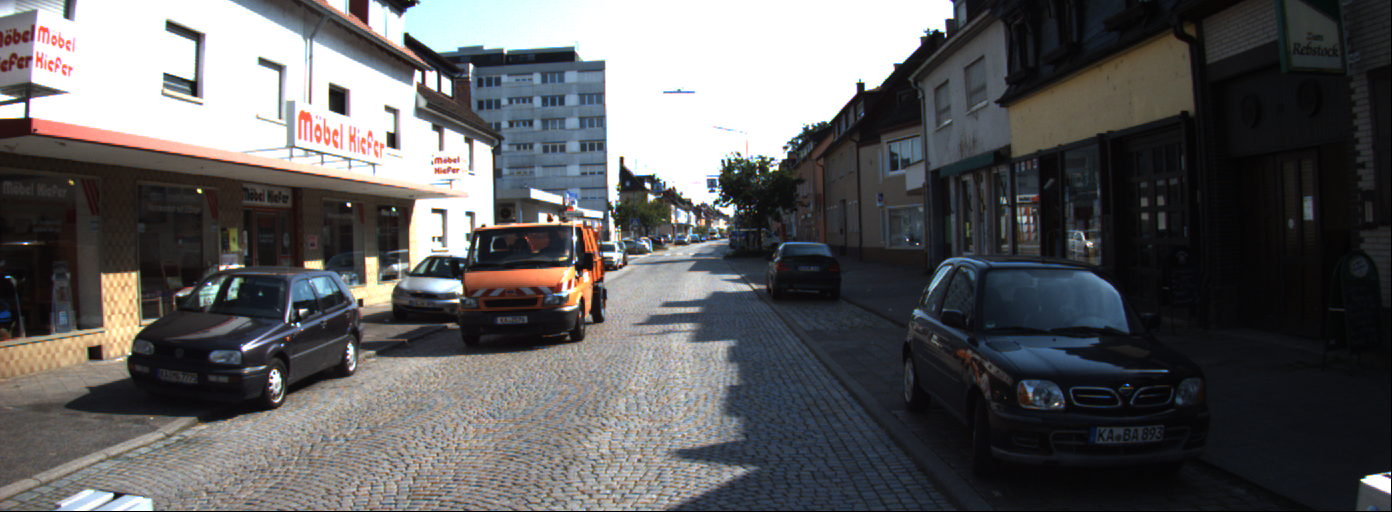
#> input picture KITTI-Dataset/2011_09_26_drive_0048/unsync_unrect/image_02/data/0000000002.png, 1392 x 512 px; its folder holds only this picture in this run; the run also reads 1 picture not shown here
$ python main.py
#> lines starting #> are read from the running program, lines starting #| are printed output that depends on the picture
### undistort_image.py
import numpy as np
import cv2 as cv

def undistort_image(file_name, distorted_image, intrinsic_parameters, distortion_parameters, lr):
    height = distorted_image.shape[0]
    width = distorted_image.shape[1]
    clean_image = np.zeros_like(distorted_image)

    fx = intrinsic_parameters['fx']
    cx = intrinsic_parameters['cx']
    fy = intrinsic_parameters['fy']
    cy = intrinsic_parameters['cy']

    k1 = distortion_parameters['k1']
    k2 = distortion_parameters['k2']
    k3 = distortion_parameters['k3']
    p1 = distortion_parameters['p1']
    p2 = distortion_parameters['p2']

    for y in range(height):
        for x in range(width):
            y_nu = (y-cy)/fy
            x_nu = (x-cx)/fx

            ru2 = x_nu*x_nu + y_nu*y_nu
            radial_d = 1 + k1*ru2 + k2*ru2*ru2 + k3*ru2*ru2*ru2

            x_nd = radial_d*x_nu + 2*p1*x_nu*y_nu + p2*(ru2 + 2*x_nu*x_nu)
            y_nd = radial_d*y_nu + p1*(ru2 + 2*y_nu*y_nu) + 2*p2*x_nu*y_nu

            x_pd = fx*x_nd + cx
            y_pd = fy*y_nd + cy

            x_pd = int(x_pd)
            y_pd = int(y_pd)
            clean_image[y, x] = distorted_image[y_pd, x_pd]

    if lr.lower() == 'left':
        cv.imwrite('./left_results/{}'.format(file_name), clean_image)
    elif lr.lower() == 'right':
        cv.imwrite('./right_results/{}'.format(file_name), clean_image)
    elif lr.lower() == 'calibration_left':
        cv.imwrite('./calibration_left_{}'.format(file_name), clean_image)
    elif lr.lower() == 'calibration_right':
        cv.imwrite('./calibration_right_{}'.format(file_name), clean_image)

### get_correspondence_points.py
import cv2 as cv
import numpy as np

def calibration(calib_image):
    checkerboard = (7, 11)
    criteria = (cv.TERM_CRITERIA_EPS + cv.TERM_CRITERIA_MAX_ITER, 30, 0.001)
    objpoints = []
    imgpoints = []
    objp = np.zeros((checkerboard[0] * checkerboard[1], 3), np.float32)
    objp[:,:2] = np.mgrid[0:checkerboard[0], 0:checkerboard[1]].T.reshape(-1, 2)
    ret, corners = cv.findChessboardCorners(calib_image, checkerboard, cv.CALIB_CB_ADAPTIVE_THRESH + cv.CALIB_CB_FAST_CHECK + cv.CALIB_CB_NORMALIZE_IMAGE)
    if ret == True:
        objpoints.append(objp)
        imgpoints.append(corners)
        img = cv.drawChessboardCorners(calib_image, checkerboard, corners, ret)
    height = calib_image.shape[0]
    width = calib_image.shape[1]
    ret, intrinsic_parameters, distortion_parameters, rotation_vectors, translation_vectors = cv.calibrateCamera(objpoints, imgpoints, [height, width], cameraMatrix=None, distCoeffs=None)

    return intrinsic_parameters, distortion_parameters, rotation_vectors, translation_vectors

def feature_matching(left_image, right_image):
    detector = cv.ORB_create()
    kp1, desc1 = detector.detectAndCompute(left_image, None)
    kp2, desc2 = detector.detectAndCompute(right_image, None)
    matcher = cv.BFMatcher(cv.NORM_HAMMING, crossCheck=True)
    matches = matcher.match(desc1, desc2)
    matches = sorted(matches, key=lambda x:x.distance)
    src_pts = np.float32([kp1[m.queryIdx].pt for m in matches])
    dst_pts = np.float32([kp2[m.trainIdx].pt for m in matches])

    return src_pts, dst_pts

### main.py
import os
import cv2 as cv
from undistort_image import undistort_image
from get_correspondence_points import calibration, feature_matching
from get_F_matrix import get_F_matrix
from get_E_matrix import get_E_matrix
from decomp_E_matrix import decomp_E_matrix
from estimate_Rrect import estimate_Rrect
from rectify_image import rectify_image
from get_disparity_map import get_disparity_map

left_image_folder_path = 'KITTI-Dataset/2011_09_26_drive_0048/unsync_unrect/image_02/data'
right_image_folder_path = 'KITTI-Dataset/2011_09_26_drive_0048/unsync_unrect/image_03/data'

distorted_list = sorted([file for file in os.listdir(left_image_folder_path)])

left_intrinsic_parameters = {'fx': 9.597910e+02, 'cx': 6.960217e+02, 'fy': 9.569251e+02, 'cy': 2.241806e+02}
left_distortion_parameters = {'k1': -3.691481e-01, 'k2': 1.968681e-01, 'p1': 1.353473e-03, 'p2': 5.677587e-04, 'k3': -6.770705e-02}

right_intrinsic_parameters = {'fx': 9.037596e+02, 'cx': 6.957519e+02, 'fy': 9.019653e+02, 'cy': 2.242509e+02}
right_distortion_parameters = {'k1': -3.639558e-01, 'k2': 1.788651e-01, 'p1': 6.029694e-04, 'p2': -3.922424e-04, 'k3': -5.382460e-02}

if not os.path.exists('left_results'):
    os.makedirs('left_results')
if not os.path.exists('right_results'):
    os.makedirs('right_results')
if not os.path.exists('left_rectified_results'):
    os.makedirs('left_rectified_results')
if not os.path.exists('right_rectified_results'):
    os.makedirs('right_rectified_results')

for file_name in distorted_list:
    left_distorted_image = cv.imread(os.path.join(left_image_folder_path, file_name))
#> left_distorted_image is the input picture: shape (512, 1392, 3); mean B, G, R 94.2, 93.2, 93.7
    right_distorted_image = cv.imread(os.path.join(right_image_folder_path, file_name))

    undistort_image(file_name, left_distorted_image, left_intrinsic_parameters, left_distortion_parameters, 'left')

    undistort_image(file_name, right_distorted_image, right_intrinsic_parameters, right_distortion_parameters, 'right')
#> call 2 of undistort_image, with file_name = '0000000002.png', lr = 'right'
#> after the loop in undistort_image (call 2), `for y in range(height):`:
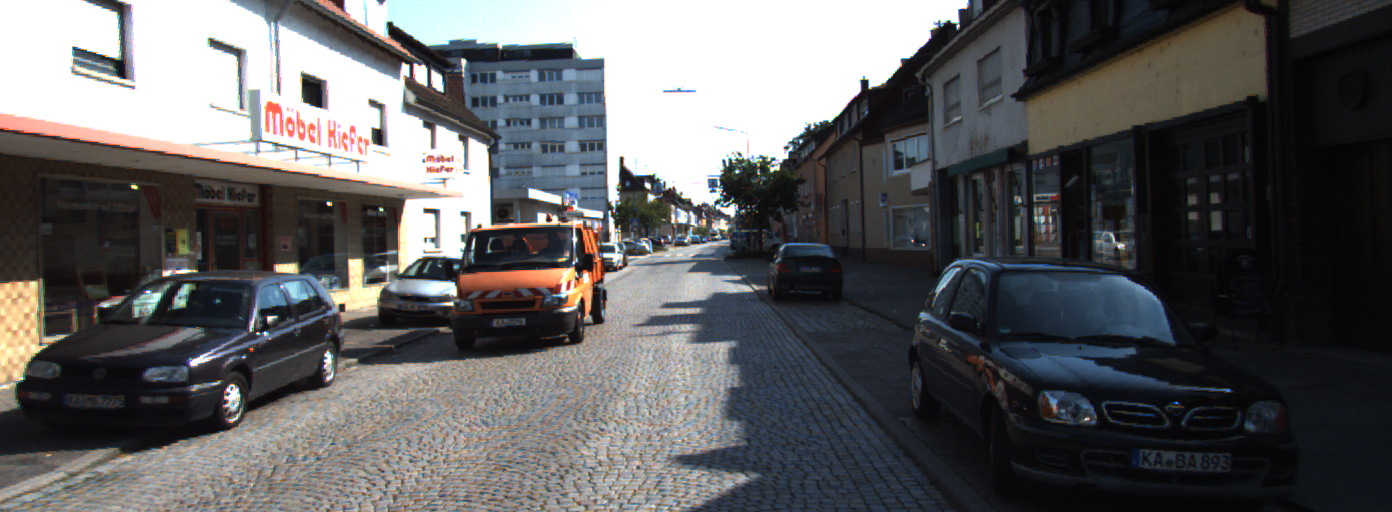
#> clean_image: shape (512, 1392, 3); mean B, G, R 95.4, 94.4, 94.5

    left_calibration_image = cv.imread('KITTI-Dataset/2011_09_26_drive_0048/calibration/image_02/data/0000000000.png')
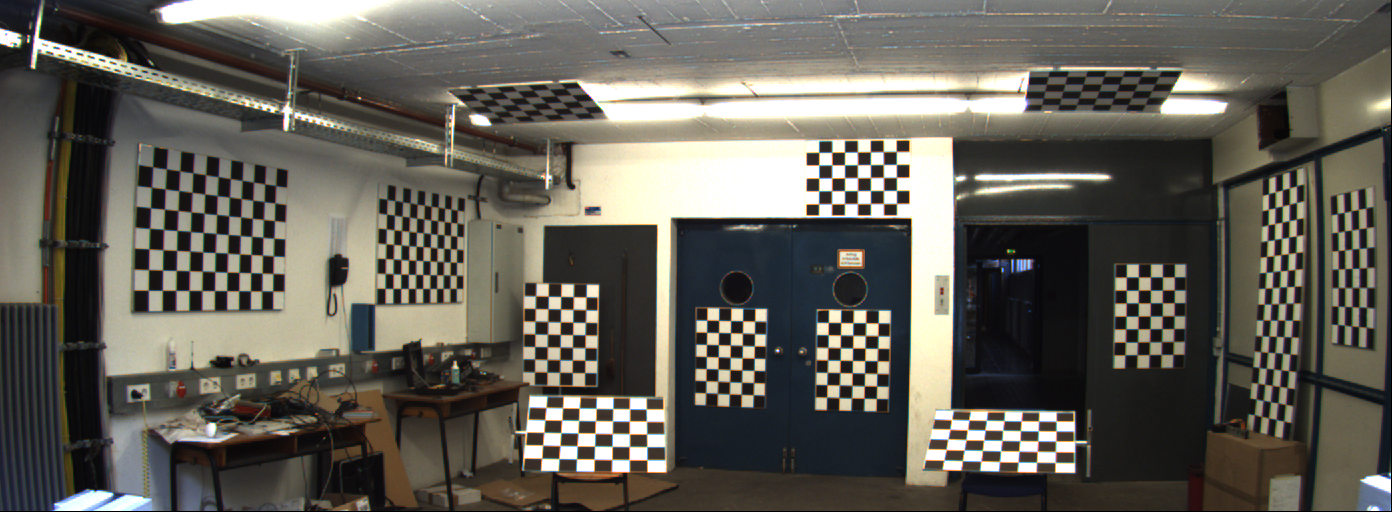
#> input picture KITTI-Dataset/2011_09_26_drive_0048/calibration/image_02/data/0000000000.png, 1392 x 512 px
#> left_calibration_image is the input picture: shape (512, 1392, 3); mean B, G, R 87.8, 96, 98.8
    undistort_image('0000000000.png', left_calibration_image, left_intrinsic_parameters, left_distortion_parameters, 'calibration_left')
#> call 3 of undistort_image, with file_name = '0000000000.png', lr = 'calibration_left'
#> after the loop in undistort_image (call 3), `for y in range(height):`:
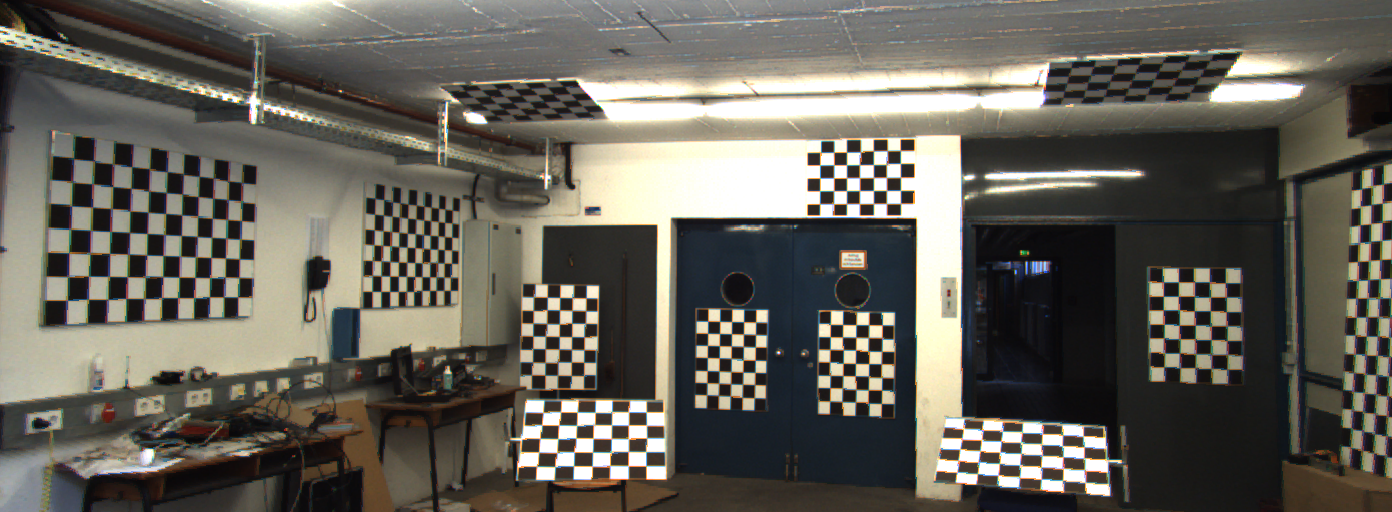
#> clean_image: shape (512, 1392, 3); mean B, G, R 89.9, 98.5, 101.5
    intrinsic_parameters_L, distortion_parameters_L, rotation_vectors_L, translation_vectors_L = calibration(left_calibration_image)
#> in calibration, `ret, corners = cv.findChessboardCorners(calib_image, checkerboard, cv...`: ret = True; corners = 77 rows, first 8: [385, 288.5], [385.4, 273.6], [385.5, 258.6], [386.2, 244.1], [386.4, 228.7], [386.7, 214.3], [386.9, 199.4], [393, 288.4]
#> in calibration, `ret, intrinsic_parameters, distortion_parameters, rotation_vectors, tr..`: ret = 0.792; intrinsic_parameters = [[927.1, 0, 245.9], [0, 2827.8, 701], [0, 0, 1]]; distortion_parameters = [[-0.031, -3.32, -0.282, -0.176, -22.94]]; rotation_vectors = ([-0.834, -0.622, -1.3],); translation_vectors = ([15.8, -13.6, 102.2],)
#> intrinsic_parameters_L = [[927.1, 0, 245.9], [0, 2827.8, 701], [0, 0, 1]]; distortion_parameters_L = [[-0.031, -3.32, -0.282, -0.176, -22.94]]; rotation_vectors_L = ([-0.834, -0.622, -1.3],); translation_vectors_L = ([15.8, -13.6, 102.2],)

    right_calibration_image = cv.imread('KITTI-Dataset/2011_09_26_drive_0048/calibration/image_03/data/0000000000.png')
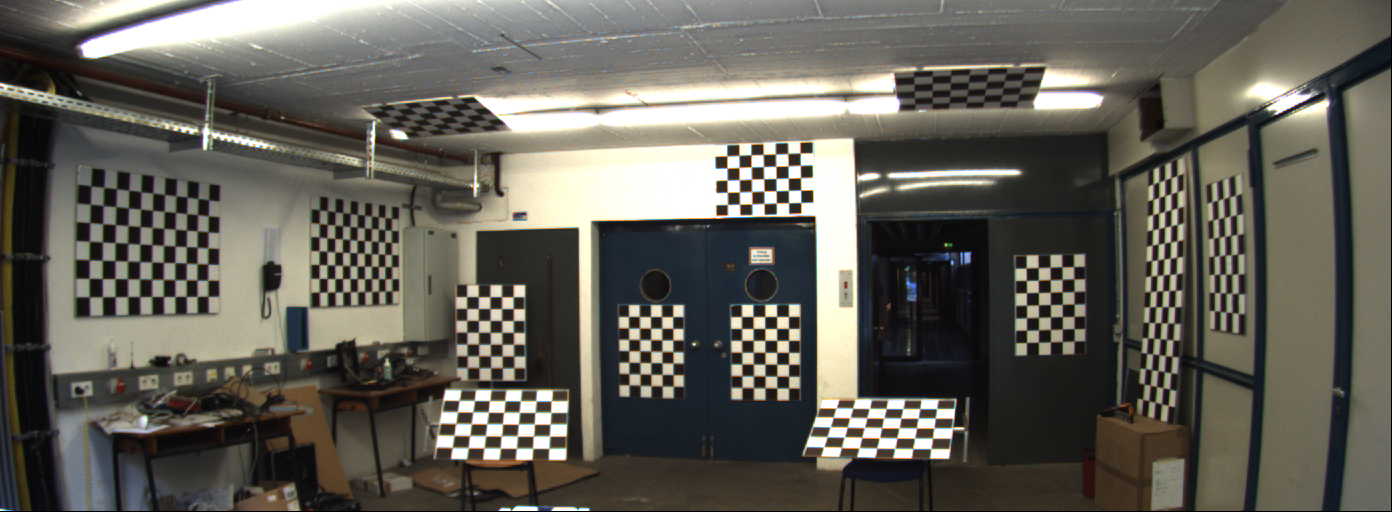
#> input picture KITTI-Dataset/2011_09_26_drive_0048/calibration/image_03/data/0000000000.png, 1392 x 512 px
#> right_calibration_image is the input picture: shape (512, 1392, 3); mean B, G, R 87.9, 96.2, 98.7
    undistort_image('0000000000.png', right_calibration_image, right_intrinsic_parameters, right_distortion_parameters, 'calibration_right')
#> call 4 of undistort_image, with file_name = '0000000000.png', lr = 'calibration_right'
#> after the loop in undistort_image (call 4), `for y in range(height):`:
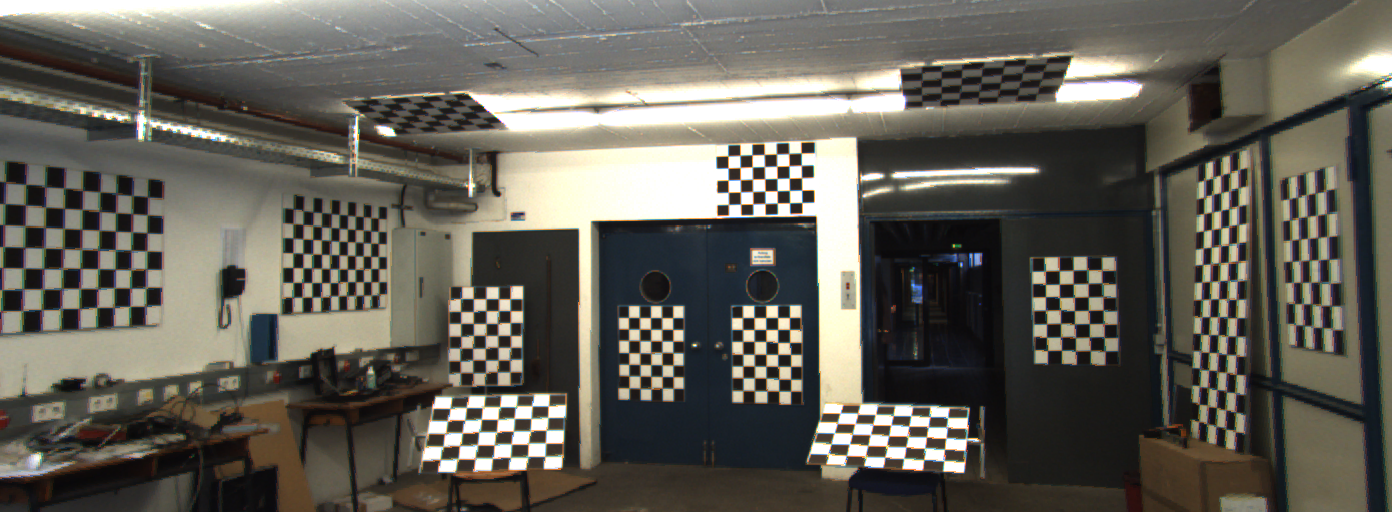
#> clean_image: shape (512, 1392, 3); mean B, G, R 87.4, 96.1, 98.8
    intrinsic_parameters_R, distortion_parameters_R, rotation_vectors_R, translation_vectors_R = calibration(right_calibration_image)
#> in calibration (call 2), `ret, corners = cv.findChessboardCorners(calib_image, checkerboard, cv...`: ret = True; corners = 77 rows, first 8: [89.05, 297], [89.33, 278.7], [88.85, 260.3], [89.36, 241.3], [89.69, 222.7], [90.52, 204.6], [90.83, 186.3], [102.5, 296.9]
#> intrinsic_parameters_R = [[1276.9, 0, 262.5], [0, 2705.2, 591.6], [0, 0, 1]]; distortion_parameters_R = [[-2.04, 95.41, 0.477, -0.0486, -664.1]]; rotation_vectors_R = ([-0.0548, -0.242, -1.56],); translation_vectors_R = ([-14.85, -14.23, 100.9],)

    left_image = cv.imread(os.path.join('left_results', file_name))
    right_image = cv.imread(os.path.join('right_results', file_name))

    left_calib = cv.imread('calibration_left_0000000000.png', 0)
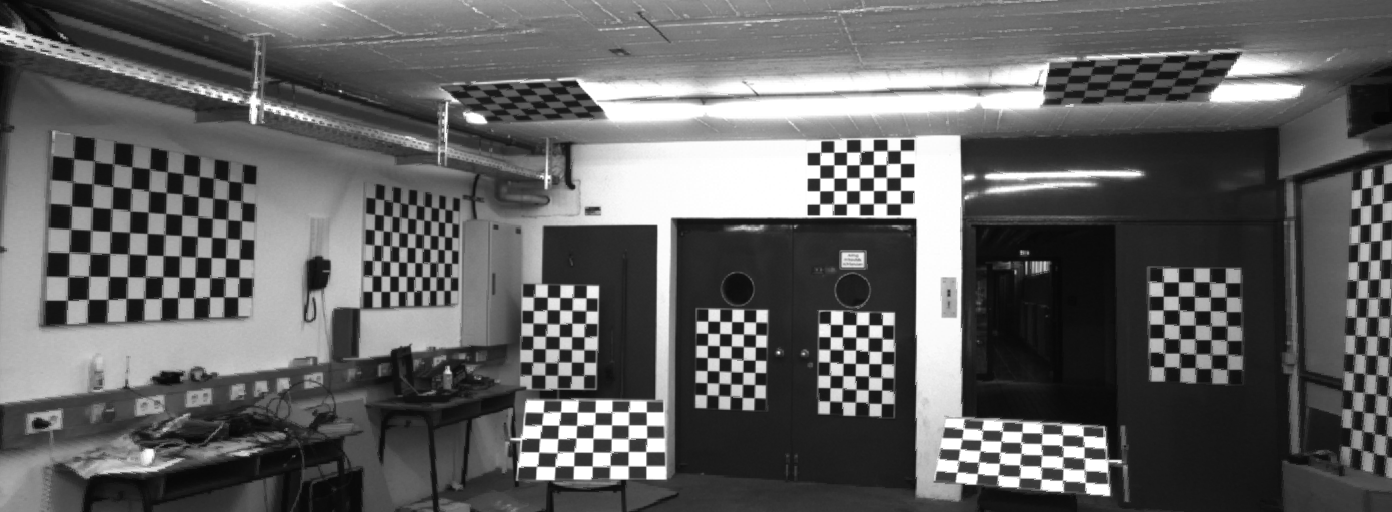
#> left_calib: shape (512, 1392); min 5, max 255, mean 97.9
    right_calib = cv.imread('calibration_right_0000000000.png', 0)
    src_pts, dst_pts = feature_matching(left_calib, right_calib)
#> in feature_matching, `kp1, desc1 = detector.detectAndCompute(left_image, None)`: kp1 = 500 keypoints; strongest (x, y, size): (861, 328, 77.1), (861, 321, 77.1), (848, 331, 92.6), (893, 185, 92.6)
#> (the run stopped early here; a loop or call above may not have finished)
